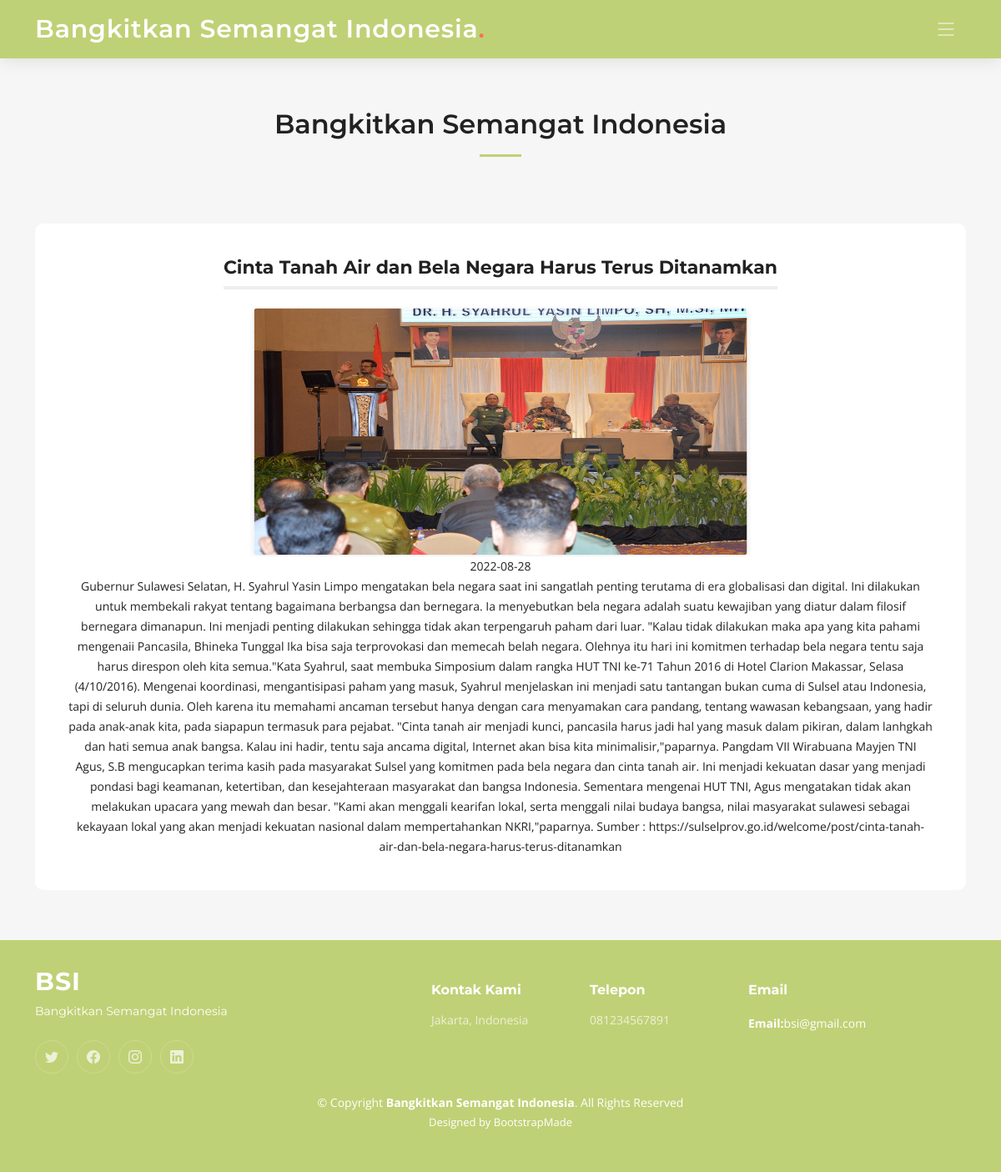
The app's page /detail_artikel.php?id_artikel=16 with its own data.
### tables this page shows
CREATE TABLE `artikel` (
  `id_artikel` int(11) NOT NULL,
  `judul` varchar(100) NOT NULL,
  `artikel` text NOT NULL,
  `tanggal` date NOT NULL,
  `gambar` varchar(100) NOT NULL,
  `id_kategori` int(11) NOT NULL
);

### detail_artikel.php (the view, shortened to what this page needs)
<?php include 'admin\_config.php'; ?>
<!DOCTYPE html>
<html lang="en">
<head>
    <link href="assets/vendor/bootstrap/css/bootstrap.min.css" rel="stylesheet">
    <link href="assets/vendor/bootstrap-icons/bootstrap-icons.css" rel="stylesheet">
    <link href="assets/vendor/aos/aos.css" rel="stylesheet">
    <link href="assets/vendor/glightbox/css/glightbox.min.css" rel="stylesheet">
    <link href="assets/vendor/swiper/swiper-bundle.min.css" rel="stylesheet">
    <link href="assets/css/main.css" rel="stylesheet">
</head>
<body>
    <header id="header" class="header d-flex align-items-center">
        <div class="container-fluid container-xl d-flex align-items-center justify-content-between">
            <a href="index.html" class="logo d-flex align-items-center">
                <h1>Bangkitkan Semangat Indonesia<span>.</span></h1>
            </a>
            <i class="mobile-nav-toggle mobile-nav-show bi bi-list"></i>
        </div>
    </header>
    <main id="main">
        <section id="artikel" class="services sections-bg">
            <div class="container" data-aos="fade-up">
                <div class="section-header">
                    <h2>Bangkitkan Semangat Indonesia</h2>
                </div>
                <div class="row gy-4" data-aos="fade-up" data-aos-delay="100">
                    <?php
                    $id_artikel = $_GET['id_artikel'];
                    $data = mysqli_query($con, "SELECT * FROM artikel where id_artikel=$id_artikel");
                    foreach ($data as $row) : ?>
                        <div class="col-lg-12 col-md-6">
                            <div class="service-item  position-relative" align="center">
                                <h3><?= $row['judul'] ?></h3>
                                <p><img src="<?= "http://localhost/bangkit_indonesia/admin/img_artikel/" . $row['gambar'] ?>" width="600" height="300"></p>
                                <p><?= $row['tanggal'] ?></p>
                                <p><?= $row['artikel'] ?></p>
                            </div>
                        <?php endforeach; ?>
                        </div>
                </div>
        </section>
    </main>
    <footer id="footer" class="footer">
        <div class="container">
            <div class="row gy-4">
                <div class="col-lg-5 col-md-12 footer-info">
                    <a href="index.html" class="logo d-flex align-items-center">
                        <span>BSI</span>
                    </a>
                    <p>Bangkitkan Semangat Indonesia</p>
                    <div class="social-links d-flex mt-4">
                        <a href="#" class="twitter"><i class="bi bi-twitter"></i></a>
                        <a href="#" class="facebook"><i class="bi bi-facebook"></i></a>
                        <a href="#" class="instagram"><i class="bi bi-instagram"></i></a>
                        <a href="#" class="linkedin"><i class="bi bi-linkedin"></i></a>
                    </div>
                </div>
                <div class="col-lg-2 col-6 footer-links">
                    <h4>Kontak Kami</h4>
                    <ul>
                        <li><a href="#">Jakarta, Indonesia</a></li>
                    </ul>
                </div>
                <div class="col-lg-2 col-6 footer-links">
                    <h4>Telepon</h4>
                    <ul>
                        <li><a href="#">081234567891</a></li>
                    </ul>
                </div>
                <div class="col-lg-3 col-md-12 footer-contact text-center text-md-start">
                    <h4>Email</h4>
                    <strong>Email:</strong>bsi@gmail.com<br>
                </div>
            </div>
        </div>
        <div class="container mt-4">
            <div class="copyright">
                &copy; Copyright <strong><span>Bangkitkan Semangat Indonesia</span></strong>. All Rights Reserved
            </div>
            <div class="credits">
                Designed by <a href="https://bootstrapmade.com/">BootstrapMade</a>
            </div>
        </div>
    </footer>
</body>
</html>

### assets/css/main.css (style rules this page uses)
:root { --font-default: "Open Sans", system-ui, -apple-system, "Segoe UI", Roboto, "Helvetica Neue", Arial, "Noto Sans", "Liberation Sans", sans-serif, "Apple Color Emoji", "Segoe UI Emoji", "Segoe UI Symbol", "Noto Color Emoji"; --font-primary: "Montserrat", sans-serif; --font-secondary: "Poppins", sans-serif; }
:root { --color-default: #222222; --color-primary: #bfd176; --color-secondary: #2844a0; }
:root { scroll-behavior: smooth; }
body { font-family: var(--font-default); color: var(--color-default); }
a { color: var(--color-primary); text-decoration: none; }
h1, h2, h3, h4, h5, h6 { font-family: var(--font-primary); }
section { padding: 60px 0; overflow: hidden; }
.sections-bg { background-color: #f6f6f6; }
.section-header { text-align: center; padding-bottom: 60px; }
.section-header h2 { font-size: 32px; font-weight: 600; margin-bottom: 20px; padding-bottom: 20px; position: relative; }
.section-header h2:after { content: ""; position: absolute; display: block; width: 50px; height: 3px; background: var(--color-primary); left: 0; right: 0; bottom: 0; margin: auto; }
.header { transition: all 0.5s; z-index: 997; height: 90px; background-color: var(--color-primary); }
.header.sticked { position: fixed; top: 0; right: 0; left: 0; height: 70px; box-shadow: 0px 2px 20px rgba(0, 0, 0, 0.1); }
.header .logo h1 { font-size: 30px; margin: 0; font-weight: 600; letter-spacing: 0.8px; color: #fff; font-family: var(--font-primary); }
.header .logo h1 span { color: #f96f59; }
.sticked-header-offset { margin-top: 70px; }
section { scroll-margin-top: 70px; }
@media (max-width: 1279px) { .mobile-nav-show { color: rgba(255, 255, 255, 0.6); font-size: 28px; cursor: pointer; line-height: 0; transition: 0.5s; z-index: 9999; margin-right: 10px; } }
.services { padding: 60px 0; }
.services .service-item { padding: 40px; background: #fff; height: 100%; border-radius: 10px; }
.services .service-item h3 { color: var(--color-default); font-weight: 700; margin: 0 0 20px 0; padding-bottom: 8px; font-size: 22px; position: relative; display: inline-block; border-bottom: 4px solid #eeeeee; transition: 0.3s; }
.services .service-item p { line-height: 24px; font-size: 14px; margin-bottom: 0; }
.footer { font-size: 14px; background-color: var(--color-primary); padding: 50px 0; color: white; }
.footer .footer-info .logo { line-height: 0; margin-bottom: 25px; }
.footer .footer-info .logo span { font-size: 30px; font-weight: 700; letter-spacing: 1px; color: #fff; font-family: var(--font-primary); }
.footer .footer-info p { font-size: 14px; font-family: var(--font-primary); }
.footer .social-links a { display: flex; align-items: center; justify-content: center; width: 40px; height: 40px; border-radius: 50%; border: 1px solid rgba(255, 255, 255, 0.2); font-size: 16px; color: rgba(255, 255, 255, 0.7); margin-right: 10px; transition: 0.3s; }
.footer h4 { font-size: 16px; font-weight: bold; position: relative; padding-bottom: 12px; }
.footer .footer-links { margin-bottom: 30px; }
.footer .footer-links ul { list-style: none; padding: 0; margin: 0; }
.footer .footer-links ul li { padding: 10px 0; display: flex; align-items: center; }
.footer .footer-links ul li:first-child { padding-top: 0; }
.footer .footer-links ul a { color: rgba(255, 255, 255, 0.7); transition: 0.3s; display: inline-block; line-height: 1; }
.footer .copyright { text-align: center; }
.footer .credits { padding-top: 4px; text-align: center; font-size: 13px; }
.footer .credits a { color: #fff; }

### records on screen
artikel: judul "Cinta Tanah Air dan Bela Negara Harus Terus Ditanamkan", gambar (picture), tanggal "2022-08-28", artikel "Gubernur Sulawesi Selatan, H. Syahrul Yasin Limpo mengatakan bela negara saat ini sangatlah penting terutama di era globalisasi dan digital. Ini dilakukan untuk membekali rakyat tentang bagaimana berbangsa dan bernegara. Ia menyebutkan bela negara adalah suatu kewajiban yang diatur dalam filosif bernegara dimanapun. Ini menjadi penting dilakukan sehingga tidak akan terpengaruh paham dari luar. \"Kalau tidak dilakukan maka apa yang kita pahami mengenaii Pancasila, Bhineka Tunggal Ika bisa saja terprovokasi dan memecah belah negara. Olehnya itu hari ini komitmen terhadap bela negara tentu saja harus direspon oleh kita semua.\"Kata Syahrul, saat membuka Simposium dalam rangka HUT TNI ke-71 Tahun…"
